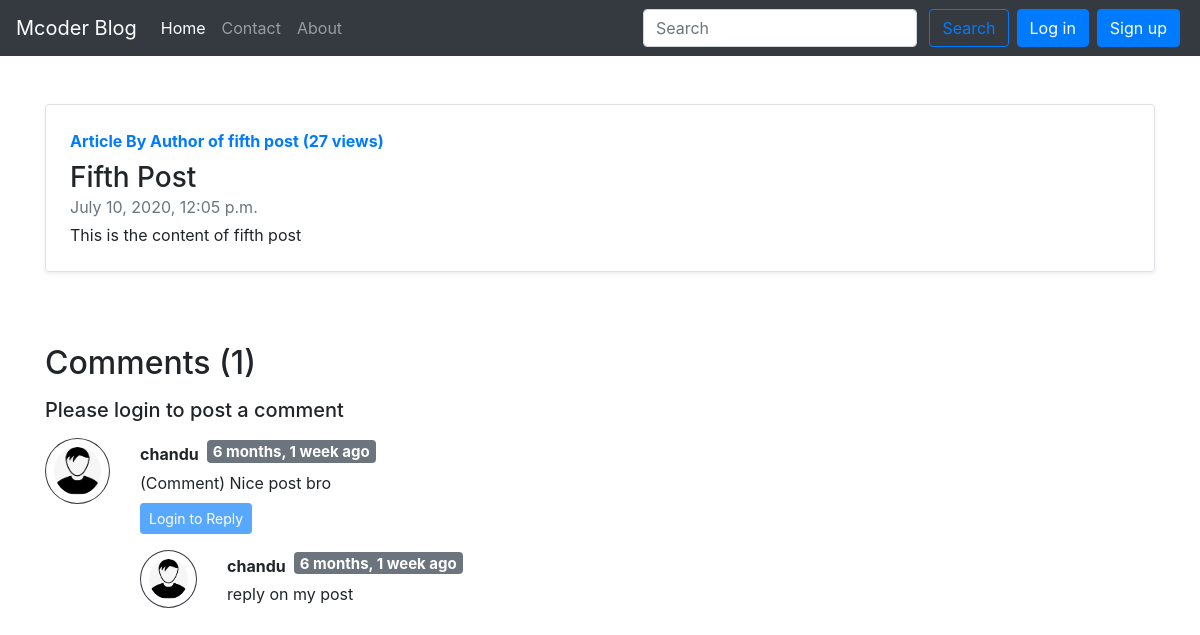
The app's page /blog/fifth-item with its own data.
### blog/models.py (models this page shows, shortened)
class Post(models.Model):
    sno = models.AutoField(primary_key=True)
    title = models.CharField(max_length=100,default='')
    content = models.TextField(default='')
    author = models.CharField(max_length=50, default='')
    slug = models.CharField(max_length=100, default='')
    views = models.IntegerField(default=0)
    timestamp = models.DateTimeField(blank=True)

class BlogComment(models.Model):
    sno = models.AutoField(primary_key=True)
    comment = models.TextField()
    user = models.ForeignKey(User,on_delete=models.CASCADE)
    post = models.ForeignKey(Post, on_delete=models.CASCADE)
    parent = models.ForeignKey('self', on_delete=models.CASCADE,null=True)
    timestamp = models.DateTimeField(default=now)
    def __str__(self):
        return self.comment[0:10] + '....  by ' +  self.user.username

### blog/views.py (the view)
# urls.py: path('<str:slug>', views.blogpost),
def blogpost(request,slug):
    post = Post.objects.filter(slug=slug).first()
    post.views = post.views + 1
    post.save()
    comments = BlogComment.objects.filter(post=post,parent=None)
    replies = BlogComment.objects.filter(post=post).exclude(parent=None)
    replyDict = {}
    for reply in replies:
        if reply.parent.sno not in replyDict.keys():
            replyDict[reply.parent.sno] = [reply]
        else:
            replyDict[reply.parent.sno].append(reply)
    params = { 'post' : post, 'comments' : comments, 'user' : request.user, 'replyDict' : replyDict }
    return render(request, "blog/blogpost.html",params)

### blog/templatetags/customfilters.py (called while the page is built)
@register.filter(name='getReplyListFromReplyDict')
def getReplyListFromReplyDict(replyDict,comment_sno):
    return replyDict.get(comment_sno)

### templates/blog/blogpost.html
{% extends 'blog/basic.html' %}
{% block body %}
{% load static %}
{% load humanize %}
{% load customfilters %}
<div class="container">
    <div class="row">
        <div class="col-md-12 my-5">
            <div class="row no-gutters border rounded overflow-hidden flex-md-row mb-4 shadow-sm h-md-250 position-relative">
                <div class="col p-4 d-flex flex-column position-static">
                    <strong class="d-inline-block mb-2 text-primary">Article By {{ post.author }} ({{ post.views }} views)</strong>
                    <h3 class="mb-0">{{ post.title }}</h3>
                    <div class="mb-1 text-muted">{{ post.timestamp }}</div>
                    <p class="card-text mb-auto">{{ post.content|safe }}</p>
                </div>
            </div>
        </div>
    </div>
    <h2>Comments ({{ comments.count }})</h2>
    <div class="my-2">
        {% if user.is_authenticated %}
        <form method="post" action="/blog/postcomment/">
            {% csrf_token %}
            <div class="form-group">
                <label for="comment">Enter Your Comment Here</label>
                <input type="text" class="form-control" id="comment" name="comment">
            </div>
            <input type="hidden" name="postSno" value="{{ post.sno }}">
            <input type="hidden" name="parentSno" value="">
            <button type="submit" class="btn btn-primary">Submit</button>
        </form>
        {% else %}
        <p>
            <h5>Please login to post a comment</h5>
        </p>
        {% endif %}
    </div>
    {% for comment in comments %}
    <div class="row my-3">
        <div class="col-md-1">
            <img class="w-100 p-2 rounded-circle border border-dark" src="{% static '/images/user.jpg' %}">
        </div>
        <div class="col-md-11">
            <div class="form-inline">
                <b>{{ comment.user.username }} </b>
                <h5><span class="badge badge-secondary mx-2">{{ comment.timestamp|naturaltime }}</span></h5>
            </div>
            <div>
                {{ comment.comment }}
            </div>
        <div class="my-2 reply">
        {% if user.is_authenticated %}
          <p>
            <a class="btn btn-primary btn-sm" data-toggle="collapse" href="#replyBox{{ comment.sno }}" role="button" aria-expanded="false" aria-controls="replyBox{{ comment.sno }}">
              Reply
            </a>
          </p>
          <div class="collapse" id="replyBox{{ comment.sno }}">
            <div class="card card-body">
              <form method="post" action="/blog/postcomment/">
                  {% csrf_token %}
                  <div class="form-group">
                      <label for="reply">Enter Your Reply Here</label>
                      <input type="text" class="form-control" id="reply" name="reply">
                  </div>
                  <input type="hidden" name="postSno" value="{{ post.sno }}">
                  <input type="hidden" name="parentSno" value="{{ comment.sno }}">
                  <button type="submit" class="btn btn-primary">Submit</button>
              </form>
            </div>
          </div>
          {% else %}
          <p>
            <button class="btn btn-primary btn-sm" data-toggle="collapse" aria-expanded="false" disabled >
              Login to Reply
            </button>
          </p>
          {% endif %}
          <div class="my-2">
            {% for reply in replyDict|getReplyListFromReplyDict:comment.sno  %}
            <div class="row my-2">
                <div class="col-md-1">
                    <img class="w-100 p-2 rounded-circle border border-dark" src="{% static '/images/user.jpg' %}">
                </div>
                <div class="col-md-11">
                      <div class="form-inline">
                          <b>{{ reply.user.username }} </b>
                          <h5><span class="badge badge-secondary mx-2">{{ reply.timestamp|naturaltime }}</span></h5>
                      </div>
                      <div>
                          {{ reply.comment }}
                      </div>
                </div>
            </div>
            {% endfor %}
      </div>
        </div>
    </div>
    {% endfor %}
</div>
{% endblock body %}
{% block activeHome %}
active
{% endblock %}

### templates/blog/basic.html (shortened to what this page needs)
<!doctype html>
<html lang="en">
  <head>
    <link rel="stylesheet" href="https://stackpath.bootstrapcdn.com/bootstrap/4.5.0/css/bootstrap.min.css">
  </head>
  <body>
<nav class="navbar navbar-expand-lg navbar-dark bg-dark">
  <a class="navbar-brand" href="/blog/">Mcoder Blog</a>
  <div class="collapse navbar-collapse" id="navbarSupportedContent">
    <ul class="navbar-nav mr-auto">
      <li class="nav-item {% block activeHome %} {% endblock %}">
        <a class="nav-link" href="/blog/">Home <span class="sr-only">(current)</span></a>
      </li>
      <li class="nav-item {% block activeContact %} {% endblock %}">
        <a class="nav-link" href="/contact">Contact</a>
      </li>
      <li class="nav-item {% block activeAbout %} {% endblock %}">
        <a class="nav-link" href="/about">About</a>
      </li>
    </ul>
<div class="form-inline">
    <form class="my-2 my-lg-0 mx-1" method="post" action="/search/">
      <input class="form-control mr-sm-2" type="search" placeholder="Search" aria-label="Search" name="search" id="search">
      <button class="btn btn-outline-primary my-2 my-sm-0" type="submit">Search</button>
    </form>
{% if user.is_authenticated %}
<div class="collapse navbar-collapse">
    <ul class="navbar-nav ml-auto">
<li class="nav-item dropdown">
        <a class="nav-link dropdown-toggle" href="#" id="navbarDropdown" role="button" data-toggle="dropdown" aria-haspopup="true" aria-expanded="false">
         Welcome {{ user }}
        </a>
        <div class="dropdown-menu" aria-labelledby="navbarDropdown">
          <a class="dropdown-item" href="/logout/">Logout</a>
        </div>
      </li>
</ul>
</div>
{% else %}
    <button type="button" class="btn btn-primary mx-1" data-toggle="modal" data-target="#loginmodal">
      Log in
    </button>
    <button type="button" class="btn btn-primary mx-1" data-toggle="modal" data-target="#signupmodal">
      Sign up
    </button>
{% endif %}
</div>
  </div>
</nav>
{% block body %}
{% endblock body %}
  </body>
</html>

### records on screen
Post: author "Author of fifth post", views "27", title "Fifth Post", timestamp "July 10, 2020, 12:05 p.m.", content "This is the content of fifth post"
BlogComment: user.username "chandu", timestamp "6 months, 1 week ago", comment "(Comment) Nice post bro"
BlogComment: user.username "chandu", timestamp "6 months, 1 week ago", comment "reply on my post"

### other values on screen
{{ comments.count }} "1"
